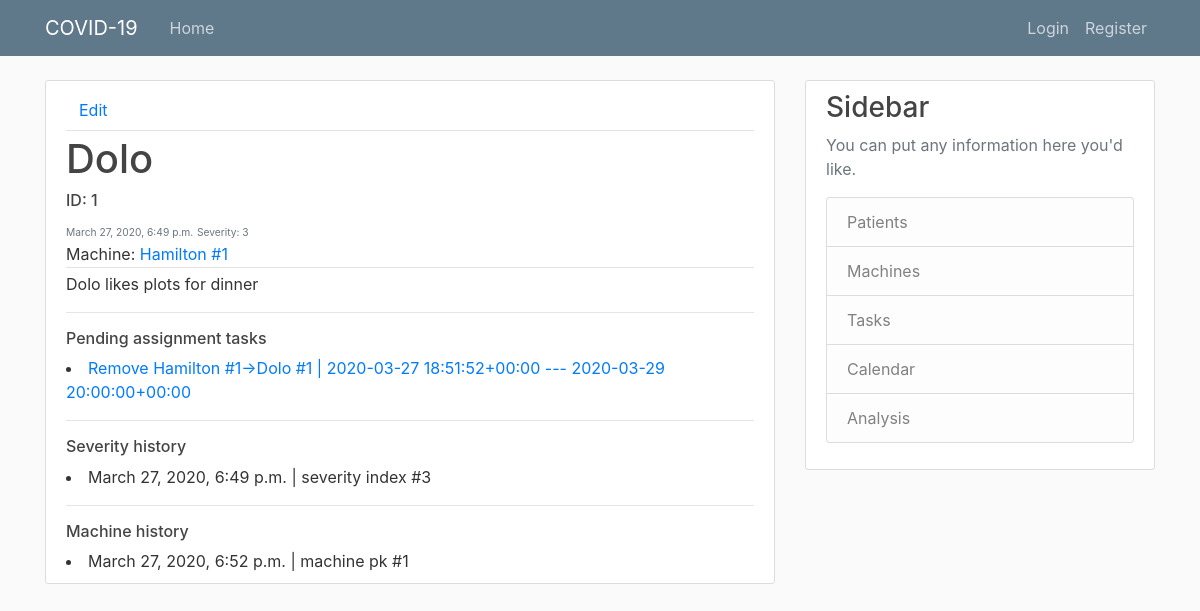
The app's page /manager/patient/1/ with its own data.
### manager/models.py (models this page shows, shortened)
class Patient(models.Model):
    name = models.CharField(max_length=100)
    SEVERITY = (
    	(0, 'Healed'),
        (1, 'Low'),
    	(2, 'Moderate'),
    	(3, 'Medium'),
    	(4, 'High'),
    	(5, 'Very High'),
    	(6, 'Dead'),
    )
    severity = models.IntegerField(default=1, choices=SEVERITY)
    admission_date = models.DateTimeField('Admission date: ', default=timezone.now)
    description = models.TextField(blank=True)
    machine_pk = models.IntegerField(default=0)
    history_severity_x = models.TextField(blank=True)
    history_severity_y = models.TextField(blank=True)
    history_machine_x = models.TextField(blank=True)
    history_machine_y = models.TextField(blank=True)
    def __str__(self):
    	return self.name + ' #' + str(self.pk)
    def get_history_severity(self):
        xx = [datetime.strptime(a, "%Y-%m-%d %H:%M:%S.%f%z") for a in self.history_severity_x.split(', ')]
        yy = [int(a) for a in self.history_severity_y.split(', ')]
        return [{'x': x, 'y': y} for x, y in zip(xx, yy)]
    def get_history_machine(self):
        if len(self.history_machine_y) == 0:
            return []
        xx = [datetime.strptime(a, "%Y-%m-%d %H:%M:%S.%f%z") for a in self.history_machine_x.split(', ')]
        yy = [int(a) for a in self.history_machine_y.split(', ')]
        return [{'x': x, 'y': y} for x, y in zip(xx, yy)]

class Machine(models.Model):
    model = models.ForeignKey(MachineType, on_delete=models.CASCADE)
    location = models.CharField(max_length=100)
    description = models.TextField(blank=True)
    patient_pk = models.IntegerField(default=0)
    def __str__(self):
    	return self.model.name + ' #' + str(self.pk)

class MachineType(models.Model):
    name = models.CharField(max_length=100)
    description = models.TextField(blank=True)

class AssignmetTask(models.Model):
    date = models.DateTimeField('Task by:', default=timezone.now)
    bool_completed = models.BooleanField(default=False)
    patient = models.ForeignKey(Patient, on_delete=models.CASCADE, related_name='machine_assignments')
    machine = models.ForeignKey(Machine, on_delete=models.CASCADE, related_name='machine_assignments')
    start_date = models.DateTimeField('initial date:', default=timezone.now)
    end_date = models.DateTimeField('end date:', default=timezone.now)
    bool_install = models.BooleanField('installed', default=False)
    def __str__(self):
    	return str(self.machine) + '->' + str(self.patient) + ' | ' + str(self.start_date) + ' --- ' + str(self.end_date)

### manager/views.py (the view)
# urls.py: path('patient/<int:pk>/', views.patient, name='patient'),
def patient(request, pk):
    try:
        patient = Patient.objects.get(pk=pk)
        if patient.machine_pk == 0:
            return render(request, 'patient.html', {
                'patient': patient,
                'history_severity': patient.get_history_severity(),
                'history_machine': patient.get_history_machine(),
                'tasks': functions.get_assignment_tasks_patient(patient)
            })
        else:
            machine = Machine.objects.get(pk=patient.machine_pk)
            return render(request, 'patient.html', {
                'patient': patient,
                'history_severity': patient.get_history_severity(),
                'history_machine': patient.get_history_machine(),
                'tasks': functions.get_assignment_tasks_patient(patient),
                'machine': machine
            })
    except Patient.DoesNotExist:
        raise Http404("Patient not found")
    except Machine.DoesNotExist:
        raise Http404("Machine not found")

### manager/functions.py (called while the page is built)
def get_assignment_tasks_patient(patient):
    return AssignmetTask.objects.filter(patient=patient).filter(bool_completed=False)

### manager/templates/patient.html
{% extends "base.html" %}
{% block content %}
	<article class="media content-section">
	  <div class="media-body">
			<div class="article-metadata">
				<a class="btn" href="{% url 'patient-update' patient.pk %}">Edit</a>
			</div>
			<div class="article-metadata">
				<h1>{{ patient.name }}</h1>
				<h6>ID: {{ patient.pk }}</h6>
				<small class="text-muted">
					<small>{{ patient.admission_date }}</small>
					<small>Severity: {{patient.severity}}</small>
				</small>
				<div>
					Machine:
					{% if machine %}
						<a href="{% url 'machine' machine.pk %}">{{ machine }}</a>
					{% else %}
						<a href="#">None</a>
					{% endif %}
				</div>
			</div>
			<p class="article-content">{{ patient.description }}</p>
			<hr>
			<h6>Pending assignment tasks</h6>
			<div class="">
				{% for task in tasks %}
					{% if task.bool_install == 0 %}
						<li><a href="{% url 'assignment_task' task.pk %}">Install {{ task }}</a></li>
					{% else %}
						<li><a href="{% url 'assignment_task' task.pk %}">Remove {{ task }}</a></li>
					{% endif %}
				{% endfor %}
			</div>
			<hr>
			<h6>Severity history</h6>
			<div class="">
				{% for severity_time in history_severity %}
				<li>{{ severity_time.x }} | severity index #{{ severity_time.y }}</li>
				{% endfor %}
			</div>
			<hr>
			<h6>Machine history</h6>
			<div class="">
				{% for machine_time in history_machine %}
				<li>{{ machine_time.x }} | machine pk #{{ machine_time.y }}</li>
				{% endfor %}
			</div>
	  </div>
	</article>
{% endblock content %}

### manager/static/main.css (style rules this page uses)
body { background: #fafafa; color: #333333; margin-top: 5rem; }
h1, h2, h3, h4, h5, h6 { color: #444444; }
.content-section { background: #ffffff; padding: 10px 20px; border: 1px solid #dddddd; border-radius: 3px; margin-bottom: 20px; }
.article-content { white-space: pre-line; }
.article-metadata { padding-bottom: 1px; margin-bottom: 4px; border-bottom: 1px solid #e3e3e3 }

### records on screen
Patient: name "Dolo", pk "1", admission_date "March 27, 2020, 6:49 p.m.", severity "3", description "Dolo likes plots for dinner"
Machine: model+id "Hamilton #1"
AssignmetTask: machine+patient+start_date "Hamilton #1->Dolo #1 | 2020-03-27 18:51:52+00:00 --- 2020-03-29 20:00:00+00:00"

### other values on screen
{{ severity_time.x }} "March 27, 2020, 6:49 p.m."
{{ severity_time.y }} "3"
{{ machine_time.x }} "March 27, 2020, 6:52 p.m."
{{ machine_time.y }} "1"
